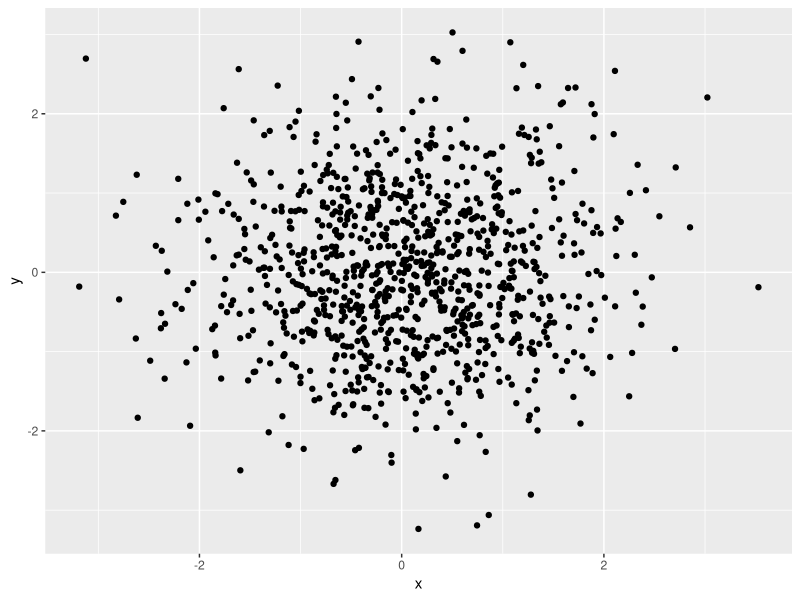

Here is the R script that generated this plot: (Note: this script raises an error after producing the figure.)
# Generate scatter plot with ggplot.
library(ggplot2)
data <- data.frame(x = rnorm(1000),
                   y = rnorm(1000))
p1 <- ggplot(data, aes(x = x, y = y)) + geom_point()
p1 

# Build annotation table with gridExtra::tableGrob().
library(gridExtra)
mytable <- summary(data)
tab <- tableGrob(mytable, rows=NULL)

# Extract x and ylims for positioning table with ggplot_build(). 
xrange <- unlist(ggplot_build(p1)$layout$panel_params[[1]][1])
yrange <- unlist(ggplot_build(p1)$layout$panel_params[[1]][8])
xmin = min(xrange)
xmax = max(xrange)
xdelta = xmax-xmin
ymin = min(yrange)
ymax = max(yrange)
ydelta = ymax-ymin

# Add annotation table to plot.
p1 <- p1 + annotation_custom(tab, xmin = xmin-0.55*xdelta, xmax, ymin = ymin+0.55*ydelta, ymax)
p1

# Generate figure with multiple plots using cowplot::plot_grid(). 
library(cowplot)
plot_grid(p1,p1,p1,p1, labels = "auto")
